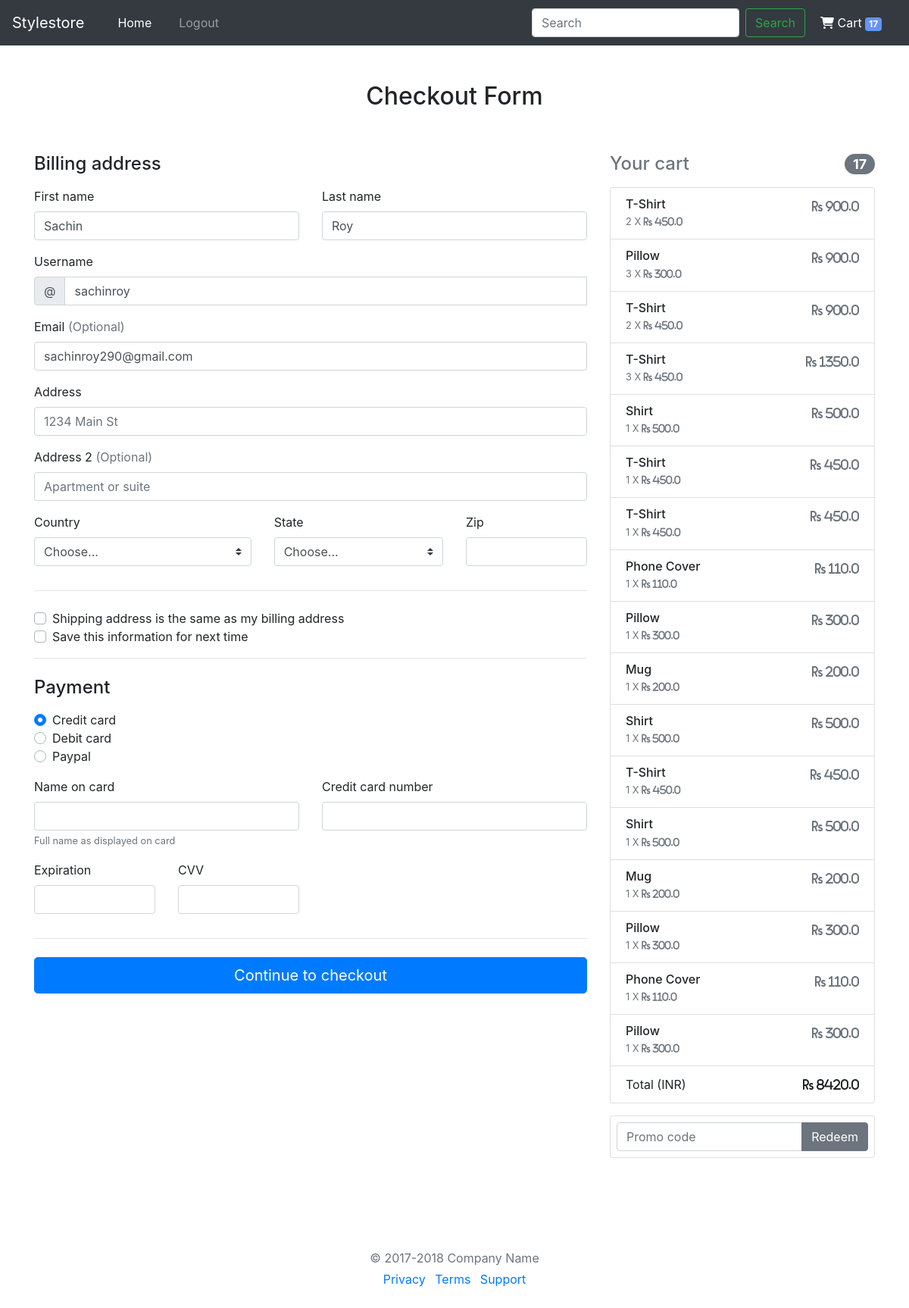
Screenshot of /checkout/ (signed in) with the database file from the repository.
### main/models.py (models this page shows, shortened)
class Cart(models.Model):
    user = models.ForeignKey('CustomUser', on_delete=models.CASCADE)
    is_purchased = models.BooleanField()
    order = models.ForeignKey('Order', on_delete=models.CASCADE, null = True, blank = True)
    complete_design = models.ForeignKey('CompleteDesign', on_delete=models.CASCADE)
    template = models.ForeignKey('Templates', on_delete=models.CASCADE)
    styled_template_url = models.URLField()
    quantity = models.IntegerField()
    unit_price = models.FloatField()
    added_at = models.DateTimeField()
    last_updated_at = models.DateTimeField()
    class Meta:
        verbose_name_plural = "cart"

class Templates(models.Model):
    name = models.CharField(max_length=200)
    image = models.CharField(max_length=200)
    unit_price = models.FloatField()
    class Meta:
        verbose_name_plural = "templates"

class CustomUser(models.Model):
    username = models.CharField(max_length=150, unique = True)
    phone_number = models.CharField(max_length = 15, null = True)
    GENDERS = (
        ('f', 'Female'),
        ('m', 'Male'),
        ('u', 'Undisclosed'),
    )
    gender = models.CharField(max_length = 1, choices = GENDERS, null = True)
    class Meta:
        verbose_name_plural = "CustomUsers"

### main/views.py (the view)
# urls.py: path('checkout/', views.checkout, name='checkout'),
@login_required
def checkout(request):
    promocode = None
    discount = None
    context = {
        "customuser": main_models.CustomUser.objects.filter(username = request.user.get_username())[0],
        "promocode": promocode,
        "discount": discount
    }
    get_cart = getCart(request)
    if get_cart:
        context = {**context, **get_cart}
    return render(request, 'main/checkout.html', context)

### main/templatetags/custom_template_tags.py (called while the page is built)
@register.simple_tag()
def multiply(qty, unit_price, *args, **kwargs):
    total_price = qty * unit_price
    return total_price

### main/views.py (called while the page is built)
def getCart(request, limit = nav_cart_limit):
    if not request.user.is_authenticated:
        return None
    custom_user = main_models.CustomUser.objects.filter(username = request.user.get_username())
    cart_products = main_models.Cart.objects.filter(user = custom_user[0].id, is_purchased = False)
    total_payable = 0
    for i in cart_products.values():
        total_payable += (i['quantity'] * i['unit_price'])
    context = {
        "cart_products": cart_products,
        "nav_cart_products": cart_products[:limit],
        "total_cart_payable": total_payable
    }
    return context

### templates/main/checkout.html (shortened to what this page needs)
{% extends 'base.html' %}
{% load static %}
{% load custom_template_tags %}
{% block content %}
    <div class="container">
        <div class="py-5 text-center">
            <h2>Checkout Form</h2>
        </div>
        <div class="row">
            <div class="col-md-4 order-md-2 mb-4">
                <h4 class="d-flex justify-content-between align-items-center mb-3">
                    <span class="text-muted">Your cart</span>
                    <span class="badge badge-secondary badge-pill">{{ cart_products|length }}</span>
                </h4>
                <ul class="list-group mb-3">
                    {% for each_product in cart_products %}
                    <li class="list-group-item d-flex justify-content-between lh-condensed">
                        <div onmouseover="showProductImg(this)" onmouseout="hideProductImg(this)">
                            <h6 class="my-0">{{each_product.template.name}}</h6>
                            <small class="text-muted">{{each_product.quantity}} X <i class="fas fa-rupee-sign"> {{each_product.unit_price}}</i></small>
                        </div>
                        <span class="text-muted"><i class="fas fa-rupee-sign"> {% multiply each_product.quantity each_product.unit_price %}</i></span>
                    </li>
                    {% endfor %}
                    <li class="list-group-item d-flex justify-content-between">
                        <span>Total (INR)</span>
                        <strong><i class="fas fa-rupee-sign"> {{total_cart_payable}}</i></strong>
                    </li>
                </ul>
                <form class="card p-2">
                    <div class="input-group">
                        <input type="text" class="form-control" placeholder="Promo code">
                        <div class="input-group-append">
                            <button type="submit" class="btn btn-secondary">Redeem</button>
                        </div>
                    </div>
                </form>
            </div>
            <div class="col-md-8 order-md-1">
                <h4 class="mb-3">Billing address</h4>
                <form class="needs-validation" novalidate>
                    <div class="row">
                        <div class="col-md-6 mb-3">
                            <label for="firstName">First name</label>
                            <input type="text" class="form-control" id="first_name" placeholder="" value="{{user.first_name}}" required>
                        </div>
                        <div class="col-md-6 mb-3">
                            <label for="lastName">Last name</label>
                            <input type="text" class="form-control" id="last_name" placeholder="" value="{{user.last_name}}" required>
                        </div>
                    </div>
                    <div class="mb-3">
                        <label for="username">Username</label>
                        <div class="input-group">
                            <div class="input-group-prepend">
                                <span class="input-group-text">@</span>
                            </div>
                            <input type="text" class="form-control" id="username" placeholder="Username" value="{{customuser.username}}" required>
                        </div>
                    </div>
                    <div class="mb-3">
                        <label for="email">Email <span class="text-muted">(Optional)</span></label>
                        <input type="email" class="form-control" id="email" placeholder="you@example.com" value="{{user.email}}">
                    </div>
                    <div class="mb-3">
                        <label for="address">Address</label>
                        <input type="text" class="form-control" id="address" placeholder="1234 Main St" value="{{customuser.address.line_1}}" required>
                    </div>
                    <div class="mb-3">
                        <label for="address2">Address 2 <span class="text-muted">(Optional)</span></label>
                        <input type="text" class="form-control" id="address2" placeholder="Apartment or suite" value="{{customuser.address.line_2}}">
                    </div>
                    <div class="row">
                        <div class="col-md-5 mb-3">
                            <label for="country">Country</label>
                            <select class="custom-select d-block w-100" id="country" required>
                                <option value="">Choose...</option>
                            </select>
                        </div>
                        <div class="col-md-4 mb-3">
                            <label for="state">State</label>
                            <select class="custom-select d-block w-100" id="state" required>
                                <option value="">Choose...</option>
                            </select>
                        </div>
                        <div class="col-md-3 mb-3">
                            <label for="zip">Zip</label>
                            <input type="text" class="form-control" id="zip" placeholder="" value="{{customuser.address.pin_code}}" required>
                        </div>
                    </div>
                    <hr class="mb-4">
                    <div class="custom-control custom-checkbox">
                        <label class="custom-control-label" for="same-address">Shipping address is the same as my billing address</label>
                    </div>
                    <div class="custom-control custom-checkbox">
                        <label class="custom-control-label" for="save-info">Save this information for next time</label>
                    </div>
                    <hr class="mb-4">
                    <h4 class="mb-3">Payment</h4>
                    <div class="d-block my-3">
                        <div class="custom-control custom-radio">
                            <label class="custom-control-label" for="credit">Credit card</label>
                        </div>
                        <div class="custom-control custom-radio">
                            <label class="custom-control-label" for="debit">Debit card</label>
                        </div>
                        <div class="custom-control custom-radio">
                            <label class="custom-control-label" for="paypal">Paypal</label>
                        </div>
                    </div>
                    <div class="row">
                        <div class="col-md-6 mb-3">
                            <label for="cc-name">Name on card</label>
                            <input type="text" class="form-control" id="cc-name" placeholder="" required>
                            <small class="text-muted">Full name as displayed on card</small>
                        </div>
                        <div class="col-md-6 mb-3">
                            <label for="cc-number">Credit card number</label>
                            <input type="text" class="form-control" id="cc-number" placeholder="" required>
                        </div>
                    </div>
                    <div class="row">
                        <div class="col-md-3 mb-3">
                            <label for="cc-expiration">Expiration</label>
                            <input type="text" class="form-control" id="cc-expiration" placeholder="" required>
                        </div>
                        <div class="col-md-3 mb-3">
                            <label for="cc-expiration">CVV</label>
                            <input type="text" class="form-control" id="cc-cvv" placeholder="" required>
                        </div>
                    </div>
                    <hr class="mb-4">
                    <button class="btn btn-primary btn-lg btn-block" type="submit">Continue to checkout</button>
                </form>
            </div>
        </div>
        <footer class="my-5 pt-5 text-muted text-center text-small">
            <p class="mb-1">&copy; 2017-2018 Company Name</p>
            <ul class="list-inline">
                <li class="list-inline-item"><a href="#">Privacy</a></li>
                <li class="list-inline-item"><a href="#">Terms</a></li>
                <li class="list-inline-item"><a href="#">Support</a></li>
            </ul>
        </footer>
    </div>
{% endblock %}

### static/css/cart.css (style rules this page uses)
*, *:before, *:after { box-sizing: border-box; }
body { font: 14px/22px "Lato", Arial, sans-serif; }
.container { margin: auto; width: 50%; }
.badge { background-color: #6394F8; border-radius: 10px; color: white; display: inline-block; font-size: 12px; line-height: 1; padding: 3px 7px; text-align: center; vertical-align: middle; white-space: nowrap; }

### rows the page displays
Cart: template.name "T-Shirt", quantity "2", unit_price "450.0", quantity+unit_price "900.0"
Cart: template.name "Pillow", quantity "3", unit_price "300.0", quantity+unit_price "900.0"
Cart: template.name "T-Shirt", quantity "2", unit_price "450.0", quantity+unit_price "900.0"
Cart: template.name "T-Shirt", quantity "3", unit_price "450.0", quantity+unit_price "1350.0"
Cart: template.name "Shirt", quantity "1", unit_price "500.0", quantity+unit_price "500.0"
Cart: template.name "T-Shirt", quantity "1", unit_price "450.0", quantity+unit_price "450.0"
Cart: template.name "T-Shirt", quantity "1", unit_price "450.0", quantity+unit_price "450.0"
Cart: template.name "Phone Cover", quantity "1", unit_price "110.0", quantity+unit_price "110.0"
Cart: template.name "Pillow", quantity "1", unit_price "300.0", quantity+unit_price "300.0"
Cart: template.name "Mug", quantity "1", unit_price "200.0", quantity+unit_price "200.0"
Cart: template.name "Shirt", quantity "1", unit_price "500.0", quantity+unit_price "500.0"
Cart: template.name "T-Shirt", quantity "1", unit_price "450.0", quantity+unit_price "450.0"
Cart: template.name "Shirt", quantity "1", unit_price "500.0", quantity+unit_price "500.0"
Cart: template.name "Mug", quantity "1", unit_price "200.0", quantity+unit_price "200.0"
Cart: template.name "Pillow", quantity "1", unit_price "300.0", quantity+unit_price "300.0"
Cart: template.name "Phone Cover", quantity "1", unit_price "110.0", quantity+unit_price "110.0"
Cart: template.name "Pillow", quantity "1", unit_price "300.0", quantity+unit_price "300.0"
CustomUser: username "sachinroy"

### other values shown
{{ cart_products|length }} "17"
{{ total_cart_payable }} "8420.0"
